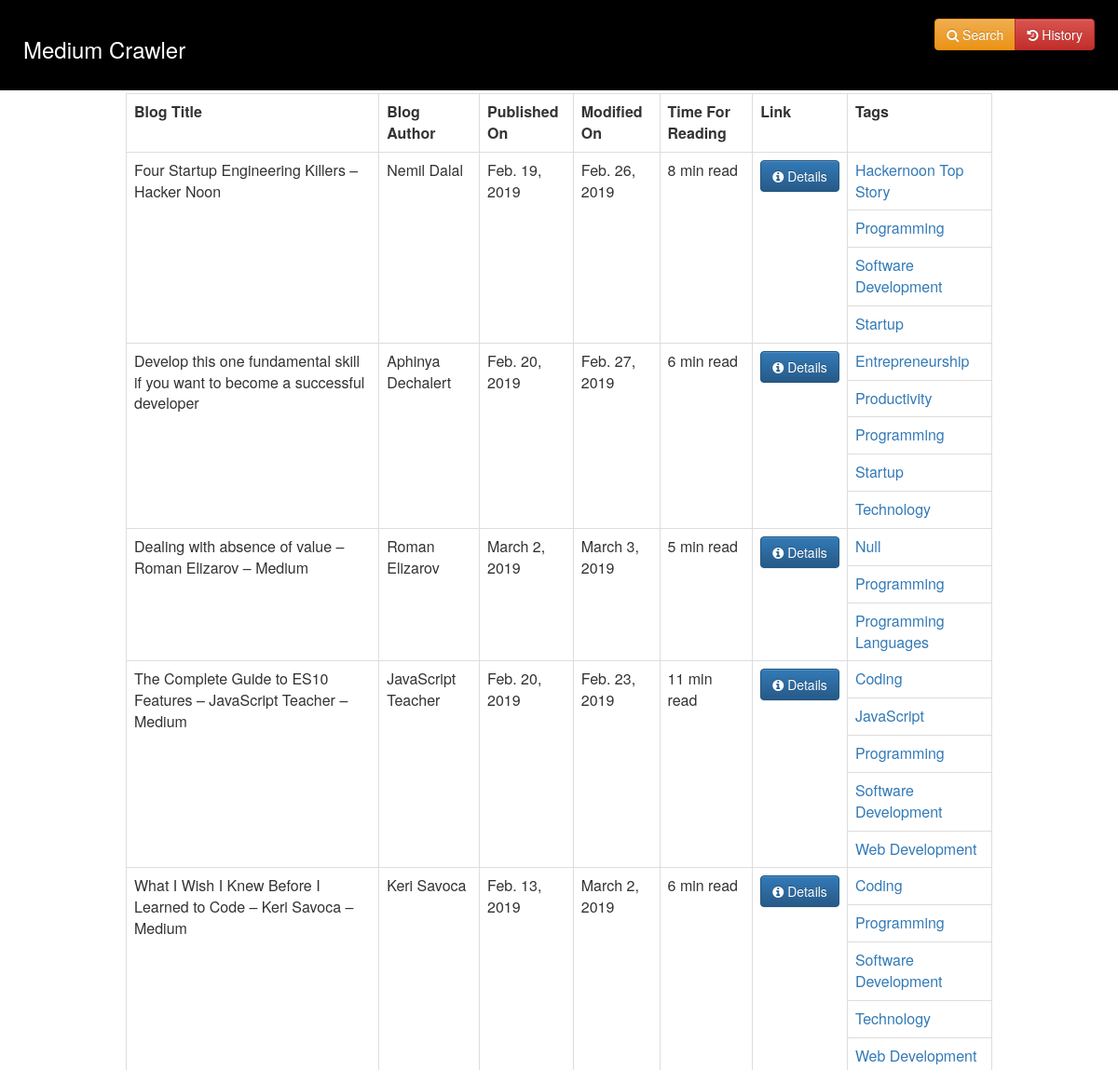
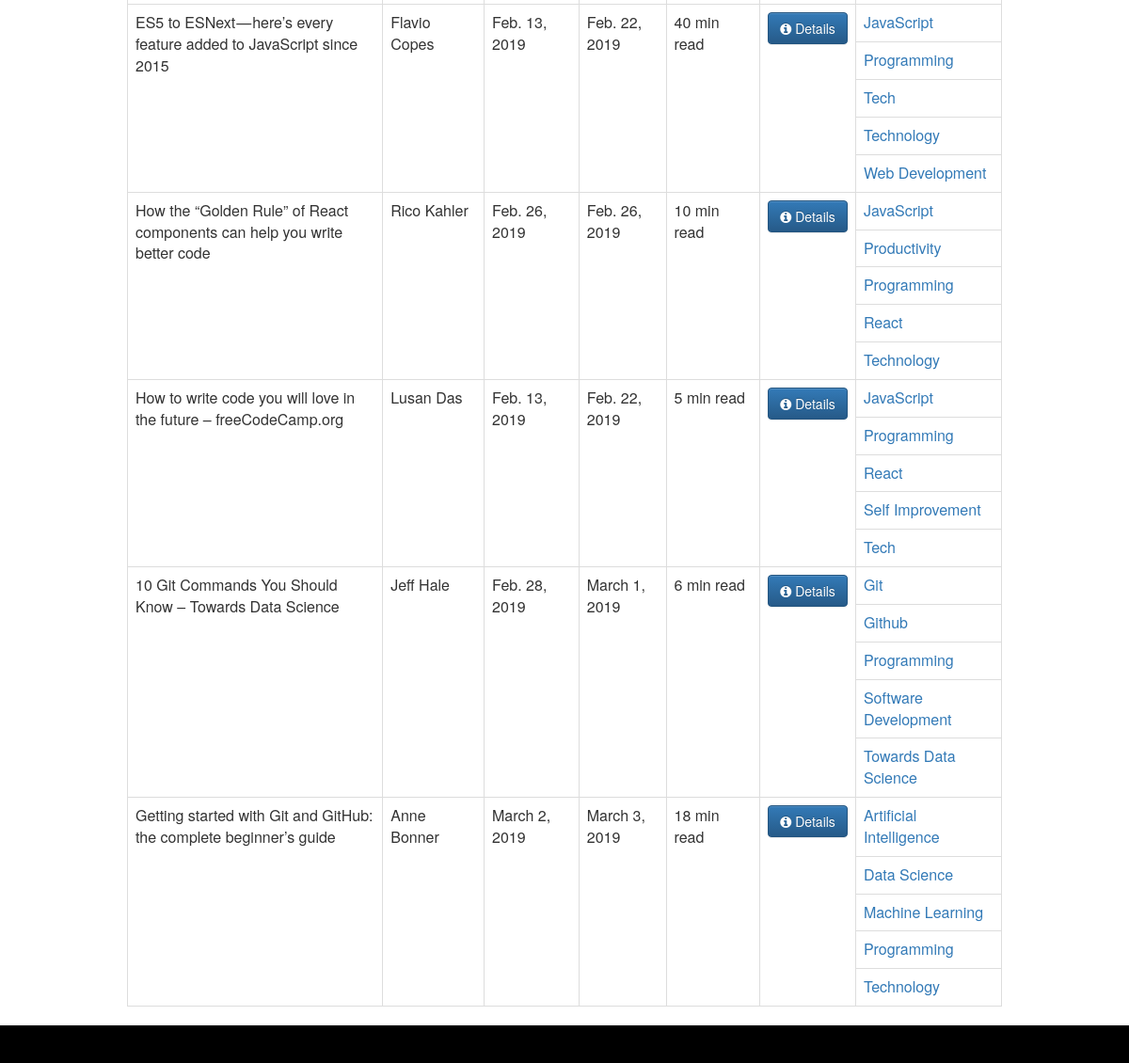
The page /tag/Programming on the database its author committed (2 pictures, top to bottom).
### MediumCrawler/models.py (models this page shows)
class Blog(models.Model):
    blog_url = models.CharField(max_length = 500, primary_key = True)
    blog_author = models.CharField(max_length = 100)
    blog_title = models.TextField()
    blog_published_on = models.DateField()
    blog_modified_on = models.DateField()
    blog_read_duration = models.CharField(max_length = 20)
    blog_tags = models.ManyToManyField(BlogTag)

class BlogTag(models.Model):
    tag_name = models.CharField(max_length = 100, primary_key = True)

### MediumCrawler/views.py (the view)
# urls.py: path("tag/<str:pk>", views.tag_page, name = "tag_page"),
def tag_page(request, pk):
    context = {}
    try:
        context["tag_data"] = AccessedTag.objects.get(tag_name = pk)
    except AccessedTag.DoesNotExist:
        return redirect("home_page")
    return render(request, "MediumCrawler/tag_page.html", context)

### MediumCrawler/templates/MediumCrawler/tag_page.html
{% extends "MediumCrawler/base.html" %}
{% block content %}
    <div id="main">
    {% if tag_data.blogs.count > 0 %}
        <table class="table table-bordered">
            <tr>
                <th>Blog Title</th>
                <th>Blog Author</th>
                <th>Published On</th>
                <th>Modified On</th>
                <th>Time For Reading</th>
                <th>Link</th>
                <th>Tags</th>
            </tr>
            {% for blog in tag_data.blogs.all %}
                <tr>
                    <td rowspan =  {{ blog.blog_tags.count|add:"1" }}>{{ blog.blog_title }}</td>
                    <td rowspan =  {{ blog.blog_tags.count|add:"1" }}>{{ blog.blog_author }}</td>
                    <td rowspan =  {{ blog.blog_tags.count|add:"1" }}>{{ blog.blog_published_on }}</td>
                    <td rowspan =  {{ blog.blog_tags.count|add:"1" }}>{{ blog.blog_modified_on }}</td>
                    <td rowspan =  {{ blog.blog_tags.count|add:"1" }}>{{ blog.blog_read_duration }}</td>
                    <td rowspan =  {{ blog.blog_tags.count|add:"1" }}>
                        <a href =  {{ blog.blog_url }}>
                            <button type="button" class="btn btn-primary">
                                <i class="fa fa-info-circle" aria-hidden="true"></i> Details
                            </button>
                        </a>
                    </td>
                </tr>
                {% for tag in blog.blog_tags.all %}
                    <tr>
                        <td>
                            <a href="{% url 'tag_page' pk=tag.tag_name %}">
                                {{ tag.tag_name }}
                            </a>
                        </td>
                    </tr>
                {% endfor %}
            {% endfor %}
        </table>
    {% else %}
        <h4 style="text-align: center;">No blogs found.</h4>
    {% endif %}
    </div>
{% endblock %}

### MediumCrawler/static/css/MediumCrawler.css (style rules this page uses)
body { padding-top: 100px; padding-bottom: 40px; }

### rows shown on the page
Blog: blog_title "Four Startup Engineering Killers – Hacker Noon", blog_author "Nemil Dalal", blog_published_on "Feb. 19, 2019", blog_modified_on "Feb. 26, 2019", blog_read_duration "8 min read"
BlogTag: tag_name "Hackernoon Top Story"
BlogTag: tag_name "Programming"
BlogTag: tag_name "Software Development"
BlogTag: tag_name "Startup"
Blog: blog_title "Develop this one fundamental skill if you want to become a successful developer", blog_author "Aphinya Dechalert", blog_published_on "Feb. 20, 2019", blog_modified_on "Feb. 27, 2019", blog_read_duration "6 min read"
BlogTag: tag_name "Entrepreneurship"
BlogTag: tag_name "Productivity"
BlogTag: tag_name "Technology"
Blog: blog_title "Dealing with absence of value – Roman Elizarov – Medium", blog_author "Roman Elizarov", blog_published_on "March 2, 2019", blog_modified_on "March 3, 2019", blog_read_duration "5 min read"
BlogTag: tag_name "Null"
BlogTag: tag_name "Programming Languages"
Blog: blog_title "The Complete Guide to ES10 Features – JavaScript Teacher – Medium", blog_author "JavaScript Teacher", blog_published_on "Feb. 20, 2019", blog_modified_on "Feb. 23, 2019", blog_read_duration "11 min read"
BlogTag: tag_name "Coding"
BlogTag: tag_name "JavaScript"
BlogTag: tag_name "Web Development"
Blog: blog_title "What I Wish I Knew Before I Learned to Code – Keri Savoca – Medium", blog_author "Keri Savoca", blog_published_on "Feb. 13, 2019", blog_modified_on "March 2, 2019", blog_read_duration "6 min read"
Blog: blog_title "ES5 to ESNext — here’s every feature added to JavaScript since 2015", blog_author "Flavio Copes", blog_published_on "Feb. 13, 2019", blog_modified_on "Feb. 22, 2019", blog_read_duration "40 min read"
BlogTag: tag_name "Tech"
Blog: blog_title "How the “Golden Rule” of React components can help you write better code", blog_author "Rico Kahler", blog_published_on "Feb. 26, 2019", blog_modified_on "Feb. 26, 2019", blog_read_duration "10 min read"
BlogTag: tag_name "React"
Blog: blog_title "How to write code you will love in the future – freeCodeCamp.org", blog_author "Lusan Das", blog_published_on "Feb. 13, 2019", blog_modified_on "Feb. 22, 2019", blog_read_duration "5 min read"
BlogTag: tag_name "Self Improvement"
Blog: blog_title "10 Git Commands You Should Know – Towards Data Science", blog_author "Jeff Hale", blog_published_on "Feb. 28, 2019", blog_modified_on "March 1, 2019", blog_read_duration "6 min read"
BlogTag: tag_name "Git"
BlogTag: tag_name "Github"
BlogTag: tag_name "Towards Data Science"
Blog: blog_title "Getting started with Git and GitHub: the complete beginner’s guide", blog_author "Anne Bonner", blog_published_on "March 2, 2019", blog_modified_on "March 3, 2019", blog_read_duration "18 min read"
BlogTag: tag_name "Artificial Intelligence"
BlogTag: tag_name "Data Science"
BlogTag: tag_name "Machine Learning"
